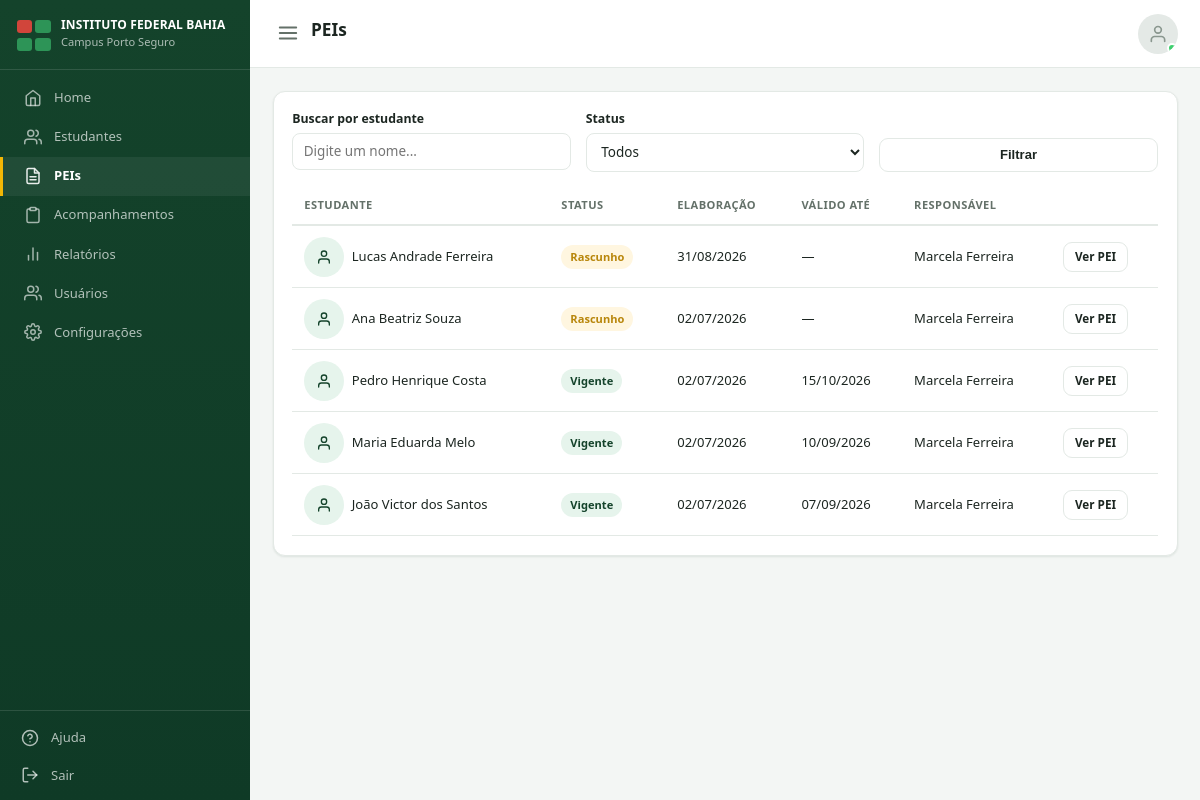
The app's page /pei/ (signed in) with its own data.
### pei/models.py (models this page shows, shortened)
class PEI(models.Model):
    class Status(models.TextChoices):
        RASCUNHO = 'rascunho', 'Rascunho'
        EM_ELABORACAO = 'em_elaboracao', 'Em elaboração'
        VIGENTE = 'vigente', 'Vigente'
        VENCIDO = 'vencido', 'Vencido'
        CONCLUIDO = 'concluido', 'Concluído'
    estudante = models.OneToOneField(
        'estudantes.Estudante', on_delete=models.CASCADE, related_name='pei',
    )
    status = models.CharField(max_length=20, choices=Status.choices, default=Status.RASCUNHO)
    data_elaboracao = models.DateField('Data de elaboração', default=timezone.localdate)
    data_validade = models.DateField('Válido até', null=True, blank=True)
    responsavel_elaboracao = models.ForeignKey(
        settings.AUTH_USER_MODEL, on_delete=models.SET_NULL, null=True, blank=True,
        related_name='peis_elaborados',
    )
    objetivos_gerais = models.TextField('Objetivos gerais do PEI', blank=True)
    observacoes_gerais = models.TextField('Observações gerais', blank=True)
    criado_em = models.DateTimeField(auto_now_add=True)
    atualizado_em = models.DateTimeField(auto_now=True)
    class Meta:
        verbose_name = 'PEI'
        verbose_name_plural = 'PEIs'
        ordering = ['-atualizado_em']

### estudantes/models.py (models this page shows, shortened)
class Estudante(models.Model):
    class Necessidade(models.TextChoices):
        DEFICIENCIA_INTELECTUAL = 'deficiencia_intelectual', 'Deficiência Intelectual'
        DEFICIENCIA_FISICA = 'deficiencia_fisica', 'Deficiência Física'
        BAIXA_VISAO = 'baixa_visao', 'Baixa Visão'
        CEGUEIRA = 'cegueira', 'Cegueira'
        SURDEZ = 'surdez', 'Surdez/Deficiência Auditiva'
        TEA = 'tea', 'Transtorno do Espectro Autista (TEA)'
        TDAH = 'tdah', 'TDAH'
        ALTAS_HABILIDADES = 'altas_habilidades', 'Altas Habilidades/Superdotação'
        OUTROS = 'outros', 'Outros'
    nome_completo = models.CharField('Nome completo', max_length=150)
    data_nascimento = models.DateField('Data de nascimento', null=True, blank=True)
    matricula = models.CharField('Matrícula', max_length=30, unique=True)
    curso = models.CharField('Curso', max_length=150, blank=True)
    turma = models.CharField('Turma', max_length=50, blank=True)
    campus = models.CharField('Campus', max_length=100, default='Porto Seguro')
    telefone = models.CharField('Telefone do estudante', max_length=20, blank=True)
    email = models.EmailField('E-mail do estudante', blank=True)
    responsavel_nome = models.CharField('Nome do responsável', max_length=150, blank=True)
    responsavel_telefone = models.CharField('Telefone do responsável', max_length=20, blank=True)
    foto = models.ImageField('Foto', upload_to='estudantes/fotos/', null=True, blank=True)
    necessidade_especifica = models.CharField(
        'Necessidade específica', max_length=30, choices=Necessidade.choices,
        default=Necessidade.OUTROS,
    )
    descricao_necessidade = models.TextField('Descrição da necessidade', blank=True)
    professor_responsavel = models.ForeignKey(
        settings.AUTH_USER_MODEL, on_delete=models.SET_NULL, null=True, blank=True,
        related_name='estudantes_responsavel', verbose_name='Professor(a) AEE responsável',
    )
    ativo = models.BooleanField('Ativo', default=True)
    criado_por = models.ForeignKey(
        settings.AUTH_USER_MODEL, on_delete=models.SET_NULL, null=True, blank=True,
        related_name='estudantes_cadastrados',
    )
    criado_em = models.DateTimeField(auto_now_add=True)
    atualizado_em = models.DateTimeField(auto_now=True)
    class Meta:
        verbose_name = 'Estudante'
        verbose_name_plural = 'Estudantes'
        ordering = ['nome_completo']

### accounts/models.py (models this page shows)
class Usuario(AbstractUser):
    class Perfil(models.TextChoices):
        COORDENACAO = 'coordenacao', 'Coordenação CAPNE'
        PROFESSOR = 'professor', 'Professor'
    perfil = models.CharField(
        max_length=20, choices=Perfil.choices, default=Perfil.PROFESSOR,
    )
    registro = models.CharField(
        'Matrícula/SIAPE', max_length=30, blank=True,
    )
    campus = models.CharField(max_length=100, blank=True, default='Porto Seguro')
    telefone = models.CharField(max_length=20, blank=True)
    ativo = models.BooleanField(default=True)
    criado_em = models.DateTimeField(auto_now_add=True)
    class Meta:
        verbose_name = 'Usuário'
        verbose_name_plural = 'Usuários'
        ordering = ['first_name', 'last_name']
    def __str__(self):
        return self.get_full_name() or self.username
    @property
    def is_coordenacao(self):
        return self.perfil == self.Perfil.COORDENACAO

### pei/views.py (the view)
# urls.py: path('', views.pei_list, name='list'),
@login_required
def pei_list(request):
    peis = PEI.objects.select_related('estudante', 'responsavel_elaboracao')
    if not request.user.is_coordenacao:
        peis = peis.filter(estudante__professor_responsavel=request.user)
    status = request.GET.get('status')
    if status:
        peis = peis.filter(status=status)
    busca = request.GET.get('q')
    if busca:
        peis = peis.filter(estudante__nome_completo__icontains=busca)
    return render(request, 'pei/pei_list.html', {
        'peis': peis,
        'status_choices': PEI.Status.choices,
        'filtro_status': status or '',
        'busca': busca or '',
    })

### dashboard/templatetags/icons.py (called while the page is built)
@register.simple_tag
def icon(name, size=18, css_class=''):
    path = PATHS.get(name, '')
    extra = f' {css_class}' if css_class else ''
    return mark_safe(
        f'<svg xmlns="http://www.w3.org/2000/svg" width="{size}" height="{size}" viewBox="0 0 24 24" '
        f'fill="none" stroke="currentColor" stroke-width="2" stroke-linecap="round" '
        f'stroke-linejoin="round" class="icon-svg{extra}">{path}</svg>'
    )

### templates/pei/pei_list.html (shortened to what this page needs)
{% extends 'base.html' %}
{% load icons %}
{% block page_title %}PEIs{% endblock %}
{% block content %}
<div class="card">
  <form method="get" class="form-row" style="margin-bottom:1rem">
    <div class="form-group mb-0">
      <label>Buscar por estudante</label>
      <input class="form-control" type="text" name="q" value="{{ busca }}" placeholder="Digite um nome...">
    </div>
    <div class="form-group mb-0">
      <label>Status</label>
      <select class="form-control" name="status" onchange="this.form.submit()">
        <option value="">Todos</option>
      </select>
    </div>
    <div class="form-group mb-0" style="align-self:end">
      <button class="btn btn-outline btn-block" type="submit">Filtrar</button>
    </div>
  </form>
  <div class="table-wrap">
    <table class="data-table">
      <thead>
        <tr><th>Estudante</th><th>Status</th><th>Elaboração</th><th>Válido até</th><th>Responsável</th><th></th></tr>
      </thead>
      <tbody>
        {% for pei in peis %}
        <tr>
          <td>
            <div class="d-flex align-center gap-2">
              <div class="avatar">{% icon 'user' size=16 %}</div>
              {{ pei.estudante.nome_completo }}
            </div>
          </td>
          <td>
            {% if pei.status == 'vigente' %}<span class="badge">Vigente</span>
            {% elif pei.status == 'vencido' %}<span class="badge badge-danger">Vencido</span>
            {% else %}<span class="badge badge-warning">{{ pei.get_status_display }}</span>{% endif %}
          </td>
          <td>{{ pei.data_elaboracao|date:'d/m/Y'|default:'—' }}</td>
          <td>{{ pei.data_validade|date:'d/m/Y'|default:'—' }}</td>
          <td>{{ pei.responsavel_elaboracao|default:'—' }}</td>
          <td><a class="btn btn-sm btn-outline" href="{% url 'pei:detail' pei.estudante_id %}">Ver PEI</a></td>
        </tr>
        {% empty %}
        <tr><td colspan="6"><div class="empty-state">{% icon 'file-text' size=28 %}<div style="margin-top:.5rem">Nenhum PEI elaborado ainda.</div></div></td></tr>
        {% endfor %}
      </tbody>
    </table>
  </div>
</div>
{% endblock %}

### static/css/style.css (style rules this page uses)
:root { --verde-900: #0f3a26; --verde-800: #14432b; --verde-700: #1a5734; --verde-600: #227a45; --verde-500: #2d9457; --verde-100: #e6f4ec; --verde-50: #f2faf5; --roxo: #7c6fe0; --amarelo: #f2b705; --azul: #3b82c4; --cinza-cat: #a2ada7; --bg: #f3f6f4; --card-bg: #ffffff; --text: #1c2621; --text-muted: #647169; --border: #e3e9e5; --danger: #d1453b; --danger-bg: #fbe9e7; --warning: #b8860b; --warning-bg: #fff6e0; --sucesso: #1a5734; --sucesso-bg: #e6f4ec; --radius: 12px; --shadow: 0 1px 2px rgba(15, 58, 38, 0.05), 0 1px 3px rgba(15, 58, 38, 0.05); --sidebar-w: 250px; --laranja: #d98a1f; --laranja-bg: #fdf1e0; }
* { box-sizing: border-box; }
.icon-svg { display: inline-block; vertical-align: middle; flex-shrink: 0; }
.btn .icon-svg, .quick-link .icon-svg, .topbar-profile .icon-svg { display: block; }
html, body { margin: 0; padding: 0; background: var(--bg); color: var(--text); font-family: "Segoe UI", Roboto, -apple-system, BlinkMacSystemFont, Arial, sans-serif; font-size: 15px; line-height: 1.5; }
a { color: var(--verde-700); text-decoration: none; }
.sidebar-nav a .icon-svg { flex-shrink: 0; opacity: .9; }
.card { background: var(--card-bg); border: 1px solid var(--border); border-radius: var(--radius); box-shadow: var(--shadow); padding: 1.25rem; }
.btn { display: inline-flex; align-items: center; gap: .4rem; padding: .55rem 1rem; border-radius: 9px; border: 1px solid transparent; font-size: .87rem; font-weight: 600; cursor: pointer; text-decoration: none; background: var(--verde-700); color: #fff; }
.btn-outline { background: transparent; border-color: var(--border); color: var(--text); }
.btn-sm { padding: .35rem .7rem; font-size: .78rem; }
.btn-block { width: 100%; justify-content: center; }
label { display: block; font-size: .82rem; font-weight: 600; margin-bottom: .3rem; color: var(--text); }
.form-control { width: 100%; padding: .55rem .7rem; border: 1px solid var(--border); border-radius: 8px; font-size: .9rem; background: #fff; color: var(--text); font-family: inherit; }
.form-row { display: grid; grid-template-columns: repeat(auto-fit, minmax(220px, 1fr)); gap: 1rem; }
.form-group { margin-bottom: 1rem; }
.table-wrap { overflow-x: auto; }
table.data-table { width: 100%; border-collapse: collapse; font-size: .87rem; }
.data-table th { text-align: left; padding: .7rem .8rem; border-bottom: 2px solid var(--border); color: var(--text-muted); font-size: .74rem; text-transform: uppercase; letter-spacing: .04em; }
.data-table td { padding: .7rem .8rem; border-bottom: 1px solid var(--border); vertical-align: middle; }
.badge { display: inline-flex; align-items: center; gap: .3rem; padding: .25rem .6rem; border-radius: 999px; font-size: .74rem; font-weight: 600; background: var(--verde-100); color: var(--verde-800); }
.badge-warning { background: var(--warning-bg); color: var(--warning); }
.avatar { width: 40px; height: 40px; border-radius: 50%; background: var(--verde-100); color: var(--verde-800); display: flex; align-items: center; justify-content: center; font-weight: 700; font-size: .9rem; flex-shrink: 0; overflow: hidden; }
.mb-0 { margin-bottom: 0; }
.d-flex { display: flex; }
.gap-2 { gap: .5rem; }
.align-center { align-items: center; }

### records on screen
PEI: estudante.nome_completo "Lucas Andrade Ferreira", status "Rascunho", data_elaboracao "31/08/2026", data_validade "—", responsavel_elaboracao "Marcela Ferreira"
PEI: estudante.nome_completo "Ana Beatriz Souza", status "Rascunho", data_elaboracao "02/07/2026", data_validade "—", responsavel_elaboracao "Marcela Ferreira"
PEI: estudante.nome_completo "Pedro Henrique Costa", status "Vigente", data_elaboracao "02/07/2026", data_validade "15/10/2026", responsavel_elaboracao "Marcela Ferreira"
PEI: estudante.nome_completo "Maria Eduarda Melo", status "Vigente", data_elaboracao "02/07/2026", data_validade "10/09/2026", responsavel_elaboracao "Marcela Ferreira"
PEI: estudante.nome_completo "João Victor dos Santos", status "Vigente", data_elaboracao "02/07/2026", data_validade "07/09/2026", responsavel_elaboracao "Marcela Ferreira"
